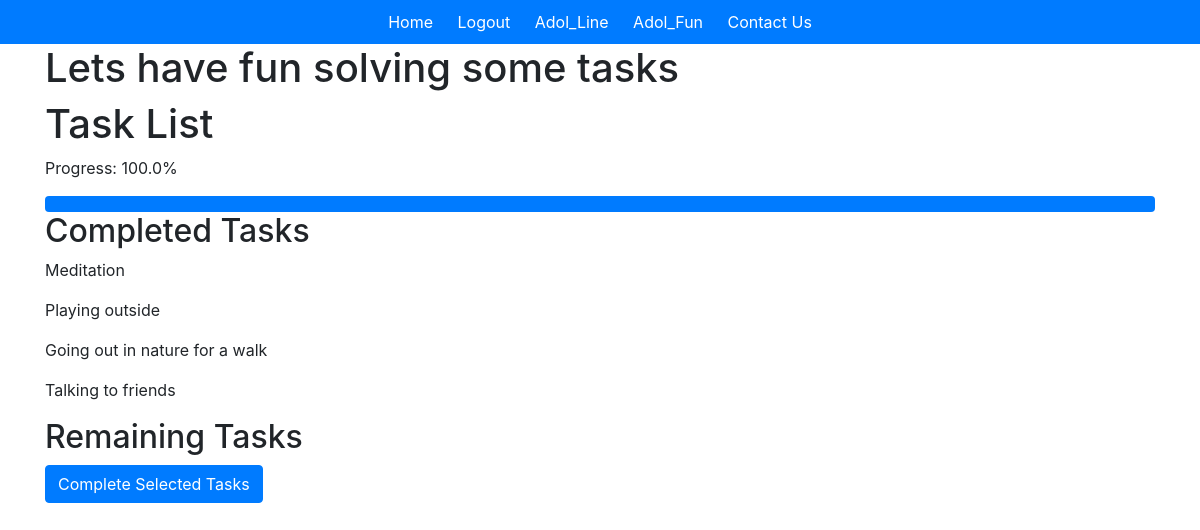
The app's page /tasks/ (signed in) with its own data.
### adol_app/models.py (models this page shows)
class Task(models.Model):
    title = models.CharField(max_length=255)

### adol_app/views.py (the view)
# urls.py: path('tasks/', views.task_list, name='task_list'),
@login_required
def task_list(request):
    tasks = Task.objects.all()
    user_profile, created = UserProfile.objects.get_or_create(user=request.user)
    completed_tasks = user_profile.completed_tasks.all()
    remaining_tasks = tasks.exclude(id__in=completed_tasks.values_list('id', flat=True))
    progress = (completed_tasks.count() / tasks.count()) * 100 if tasks.count() > 0 else 0
    return render(request, 'adol_app/task_list.html', {
        'tasks': tasks,
        'completed_tasks': completed_tasks,
        'remaining_tasks': remaining_tasks,
        'progress': progress,
    })

### adol_app/templates/adol_app/task_list.html (shortened to what this page needs)
{%extends 'adol_app/base.html'%}
{%block content%}
<head>
    <link rel="stylesheet" href="https://stackpath.bootstrapcdn.com/bootstrap/4.3.1/css/bootstrap.min.css">
</head>
<body>
    <div class="container">
        <h1>Lets have fun solving some tasks</h1>
        <h1>Task List</h1>
        <p>Progress: {{ progress }}%</p>
        <div class="progress">
            <div class="progress-bar" role="progressbar" style="width: {{ progress }}%;" aria-valuenow="{{ progress }}" aria-valuemin="0" aria-valuemax="100"></div>
        </div>
        <div>
            <h2>Completed Tasks</h2>
            {% for task in completed_tasks %}
                <p>{{ task.title }}</p>
            {% endfor %}
        </div>
        <div>
            <h2>Remaining Tasks</h2>
            <form method="post" action="{% url 'complete_task' %}">
                <button type="submit" class="btn btn-primary">Complete Selected Tasks</button>
            </form>
        </div>
    </div>
</body>
{%endblock%}

### adol_app/templates/adol_app/base.html (style rules this page uses)
body { font-family: 'Arial', sans-serif; background-color: #f2f2f2; color: #333; margin: 0; padding: 0; }

### records on screen
Task: title "Meditation"
Task: title "Playing outside"
Task: title "Going out in nature for a walk"
Task: title "Talking to friends"

### other values on screen
{{ progress }} "100.0"
